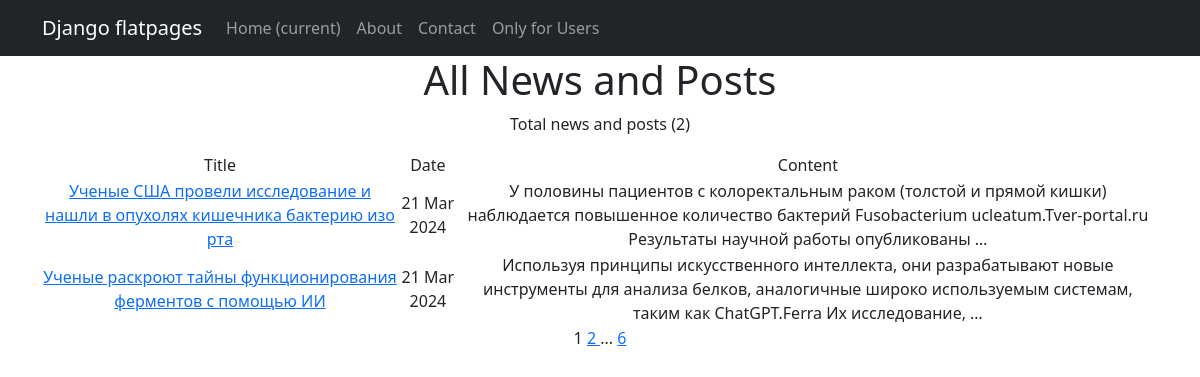
Page /news/ on the committed database.
### news/models/post.py (models this page shows, shortened)
class Post(models.Model):
    author = models.ForeignKey(Author, on_delete=models.CASCADE, related_name='posts')
    choice_field = models.CharField(max_length=4, choices=POST_TYPE)
    choice_category = models.CharField(max_length=4, choices=POST_CATEGORY, default='Science')
    post_time_creation = models.DateTimeField(auto_now_add=True)
    categories = models.ManyToManyField(Category, through='PostCategory')
    post_title = models.CharField(max_length=255)
    post_content = models.TextField()
    post_rating = models.IntegerField(default=0)

### news/views.py (the view)
# urls.py: path('', NewsList.as_view()),
class NewsList(ListView):
    model = Post
    ordering = '-post_time_creation'
    template_name = 'news.html'
    context_object_name = 'news'
    paginate_by = 2

### news/templatetags/custom_filters.py (called while the page is built)
@register.filter(name='censor')
def censor(value):
    if isinstance(value, str):
        for pattern in BAD_WORD_PATTERNS:
            regex = re.compile(pattern, re.IGNORECASE)
            value = regex.sub(lambda m: m.group(0)[0] + '*' * (len(m.group(0)) - 1), value)
    else:
        raise ValidationError("custom_filter can only be applied to strings.")
    return value

### templates/news.html (shortened to what this page needs)
{% extends 'flatpages/default.html' %}
{% load custom_filters %}
{% load custom_tags %}
{% block content %}
<h1>All News and Posts </h1>
    <p> Total news and posts ({{ news|length }})</p>
    {% if news %}
        <table>
        <tr>
            <td>Title</td>
            <td>Date</td>
            <td>Content</td>
        </tr>
        {% for post in news %}
            <tr>
                <td>
                    <a href="{% url 'single_news' pk=post.pk %}">
                    {{ post.post_title|censor }}</a>
                </td>
                <td>{{ post.post_time_creation|date:'d M Y' }}</td>
                <td>{{ post.post_content|censor|truncatewords:20 }}</td>
            </tr>
        {% endfor %}
        </table>
    {% else %}
        <h2> There are no news </h2>
    {% endif %}
   {{ page_obj.number }}
   {% if page_obj.has_next %}
       <a href="?page={{ page_obj.next_page_number }}">
           {{ page_obj.next_page_number }}
       </a>
       {% if paginator.num_pages != page_obj.next_page_number %}
           ...
           <a href="?page={{ page_obj.paginator.num_pages }}">{{ page_obj.paginator.num_pages }}</a>
       {% endif %}
   {% endif %}
{% endblock content %}

### rows in the picture
Post: post_title|censor "Ученые США провели исследование и нашли в опухолях кишечника бактерию изо рта", post_time_creation "21 Mar 2024", post_content|censor "У половины пациентов с колоректальным раком (толстой и прямой кишки) наблюдается повышенное количество бактерий Fusobacterium ucleatum.Tver-portal.ru Результаты научной работы опубликованы …"
Post: post_title|censor "Ученые раскроют тайны функционирования ферментов с помощью ИИ", post_time_creation "21 Mar 2024", post_content|censor "Используя принципы искусственного интеллекта, они разрабатывают новые инструменты для анализа белков, аналогичные широко используемым системам, таким как ChatGPT.Ferra Их исследование, …"

### other values in the picture
{{ news|length }} "2"
{{ page_obj.number }} "1"
{{ page_obj.next_page_number }} "2"
{{ page_obj.paginator.num_pages }} "6"
